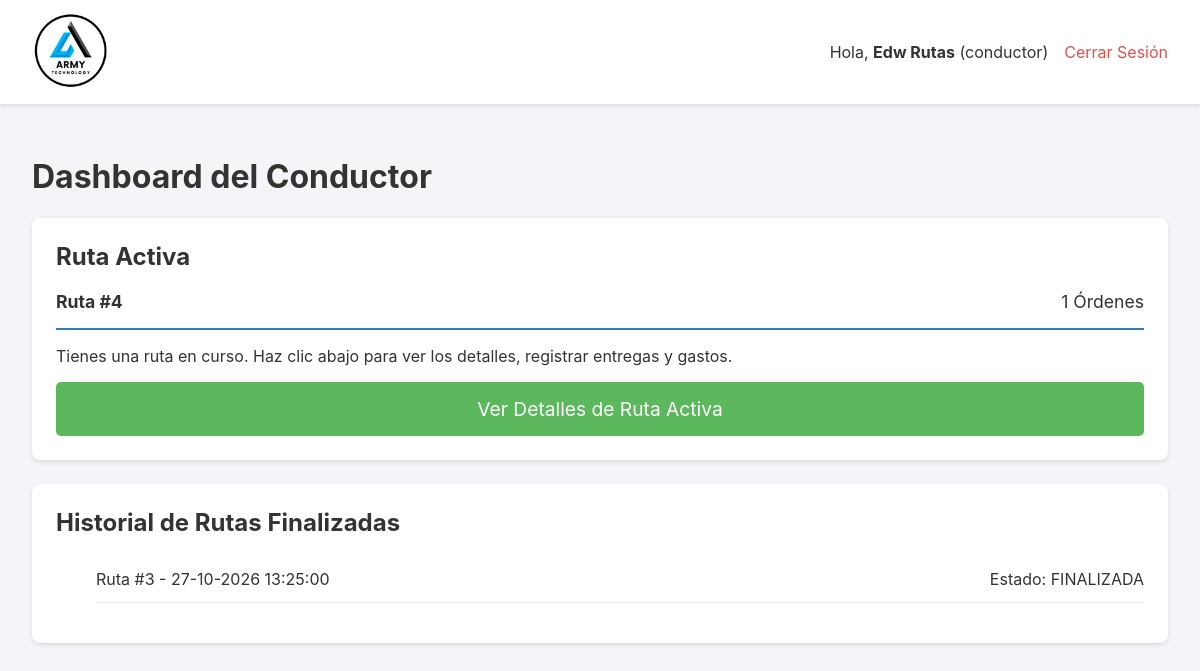
/mis-rutas (signed in), run on the app's committed database.
### app.py (models this page shows, shortened)
class User(UserMixin, db.Model):
    id = db.Column(db.Integer, primary_key=True)
    username = db.Column(db.String(80), unique=True, nullable=False)
    password_hash = db.Column(db.String(256), nullable=False)
    role = db.Column(db.String(20), nullable=False, default='operario')

class HojaDeRuta(db.Model):
    __tablename__ = 'hoja_de_ruta'
    id = db.Column(db.Integer, primary_key=True)
    fecha_creacion = db.Column(db.DateTime, default=datetime.datetime.utcnow)
    estado = db.Column(db.String(20), nullable=False, default='EN_PREPARACION')
    gastos_asignados = db.Column(db.Float, nullable=False, default=0.0)
    ordenes = db.relationship('Orden', backref='hoja_de_ruta', lazy='dynamic')
    transacciones = db.relationship('Transaccion', backref='hoja_de_ruta', lazy='dynamic', cascade="all, delete-orphan")
    gastos_viaje = db.relationship('GastoViaje', backref='hoja_de_ruta', lazy='dynamic', cascade="all, delete-orphan")
    fecha_finalizacion = db.Column(db.DateTime, nullable=True)
    tipo_entrega = db.Column(db.String(20), nullable=False, default='INTERNA') # Valores: 'INTERNA', 'EXTERNA'
    conductor_id = db.Column(db.Integer, db.ForeignKey('user.id'), nullable=True) # Ahora es opcional
    conductor = db.relationship('User', backref='hojas_de_ruta')
    nombre_transportista = db.Column(db.String(100), nullable=True) # Ej: "Guatex", "Cargo Expreso"
    nombre_receptor = db.Column(db.String(100), nullable=True)     # Nombre de la persona que recibe
    id_receptor = db.Column(db.String(50), nullable=True)          # DPI, Cédula, etc.

### app.py (the view)
@app.route('/mis-rutas')
@login_required
@conductor_required
def dashboard_conductor():
    ruta_activa = db.session.execute(
        db.select(HojaDeRuta).where(
            HojaDeRuta.conductor_id == current_user.id,
            HojaDeRuta.estado == 'EN_RUTA'
        )
    ).first()
    if ruta_activa:
        ruta_activa = ruta_activa[0]
    historial_rutas = db.session.execute(
        db.select(HojaDeRuta).where(
            HojaDeRuta.conductor_id == current_user.id,
            HojaDeRuta.estado.in_(['FINALIZADA', 'ARCHIVADA'])
        ).order_by(HojaDeRuta.fecha_creacion.desc())
    ).scalars().all()
    return render_template(
        'dashboard_conductor.html',
        ruta_activa=ruta_activa,
        historial_rutas=historial_rutas
    )

### app.py (called while the page is built)
@login_manager.user_loader
def load_user(user_id):
    return db.session.get(User, int(user_id))

@app.template_filter('localtime')
def to_localtime_filter(utc_datetime):
    if not utc_datetime: return ""
    local_tz = pytz.timezone('America/Costa_Rica')
    local_dt = utc_datetime.replace(tzinfo=pytz.utc).astimezone(local_tz)
    return local_dt.strftime('%d-%m-%Y %H:%M:%S')

def conductor_required(f):
    @wraps(f)
    def decorated_function(*args, **kwargs):
        if not current_user.is_authenticated or current_user.role != 'conductor':
            flash('Se requiere rol de conductor para acceder a esta página.', 'error')
            return redirect(url_for('dashboard'))
        return f(*args, **kwargs)
    return decorated_function

### templates/dashboard_conductor.html (shortened to what this page needs)
{% extends "layout.html" %}
{% block content %}
<h1>Dashboard del Conductor</h1>
<div class="card">
    <h2>Ruta Activa</h2>
    {% if ruta_activa %}
        <div class="ruta-activa-header">
            <div class="ruta-info">
                <span><strong>Ruta #{{ ruta_activa.id }}</strong></span>
                <span>{{ ruta_activa.ordenes.count() }} Órdenes</span>
            </div>
        </div>
        <p>Tienes una ruta en curso. Haz clic abajo para ver los detalles, registrar entregas y gastos.</p>
        <a href="{{ url_for('detalle_ruta_conductor') }}" class="action-btn">Ver Detalles de Ruta Activa</a>
    {% else %}
        <div class="no-ruta">
            <p>No tienes ninguna ruta activa asignada en este momento.</p>
        </div>
    {% endif %}
</div>
<div class="card">
    <h2>Historial de Rutas Finalizadas</h2>
    {% if historial_rutas %}
    <ul class="historial-list">
        {% for ruta in historial_rutas %}
            <li>
                <span>Ruta #{{ ruta.id }} - {{ ruta.fecha_creacion|localtime }}</span>
                <span>Estado: {{ ruta.estado }}</span>
            </li>
        {% endfor %}
    </ul>
    {% else %}
        <p>Aún no has completado ninguna ruta.</p>
    {% endif %}
</div>
{% endblock %}

### templates/layout.html (shortened to what this page needs)
<!DOCTYPE html>
<html lang="es">
<head>
</head>
<body>
    <header>
        <div class="logo">
            <a href="{{ url_for('dashboard') }}">
                <img src="{{ url_for('static', filename='img/logo.png') }}" alt="Logo de la Empresa">
            </a>
        </div>
        <nav class="nav">
             {% if current_user.is_authenticated %}
                <div class="user-info">
                    <span>Hola, <strong>{{ current_user.username }}</strong> ({{ current_user.role }})</span>
                    <a href="{{ url_for('logout') }}" style="color: #d9534f;">Cerrar Sesión</a>
                </div>
             {% endif %}
        </nav>
    </header>
    <main>
        {% block content %}{% endblock %}
    </main>
</body>
</html>

### templates/layout.html (style rules this page uses)
body { font-family: -apple-system, BlinkMacSystemFont, "Segoe UI", Roboto, "Helvetica Neue", Arial, sans-serif; margin: 0; background-color: #f4f4f9; color: #333; }
header { background-color: #fff; padding: 10px 2em; display: flex; justify-content: space-between; align-items: center; box-shadow: 0 2px 4px rgba(0,0,0,0.1); position: sticky; top: 0; z-index: 100; }
.logo img { height: 80px; }
.nav { display: flex; align-items: center; gap: 1em; }
.nav-admin-links a, .user-info a { text-decoration: none; color: #007bff; }
.user-info { display: flex; align-items: center; gap: 1em; }
main { padding: 2em; }
* { box-sizing: border-box; }
main { padding: 1em; }
@media (min-width: 768px) { main { padding: 2em; } }

### templates/dashboard_conductor.html (style rules this page uses)
.card { background: white; padding: 1.5rem; border-radius: 8px; margin-bottom: 1.5rem; box-shadow: 0 2px 5px rgba(0,0,0,0.1); }
.card h2 { margin-top: 0; }
.ruta-activa-header { border-bottom: 2px solid #337ab7; padding-bottom: 1rem; margin-bottom: 1rem; }
.ruta-info { display: flex; justify-content: space-between; font-size: 1.1em; }
.action-btn { display: block; width: 100%; text-align: center; padding: 15px; font-size: 1.2rem; text-decoration: none; color: white; background-color: #5cb85c; border-radius: 5px; margin-top: 1rem; }
.historial-list li { display: flex; justify-content: space-between; padding: 0.8rem 0; border-bottom: 1px solid #eee; }

### data on the page
User: username "Edw Rutas", role "conductor"
HojaDeRuta: id "4"
HojaDeRuta: id "3", fecha_creacion "27-10-2026 13:25:00", estado "FINALIZADA"

### other printed values
{{ ruta_activa.ordenes.count() }} "1"
